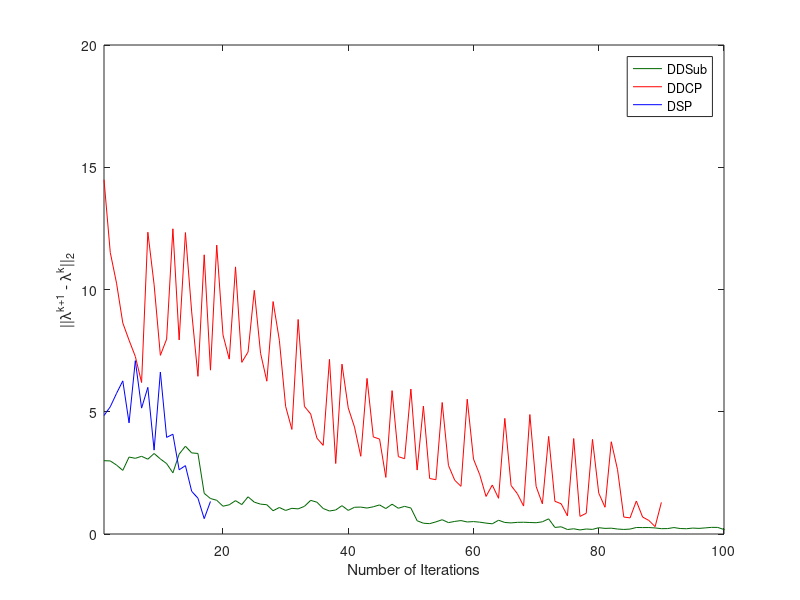

This chart was generated by the following MATLAB code:
%% Figure 2

gra = csvread('output/sslp_15_45_15_s3_dualvars.csv');
spx = csvread('output/sslp_15_45_15_s0_dualvars.csv');
ipm = csvread('output/sslp_15_45_15_s2_dualvars.csv');

h = figure;
% set(h, 'position', [0, 0, 500, 300]);
plot(1:size(gra,1), gra, 'Color', [0 0.4 0]);
hold on;
plot(1:size(spx,1), spx, 'r');
plot(1:size(ipm,1), ipm, 'b');
legend('DDSub', 'DDCP', 'DSP');
xlabel('Number of Iterations');
ylabel('||\lambda^{k+1} - \lambda^k||_2');
xlim([1 100]);
hold off;

% save
hgexport(gcf, 'Figure2.eps');
